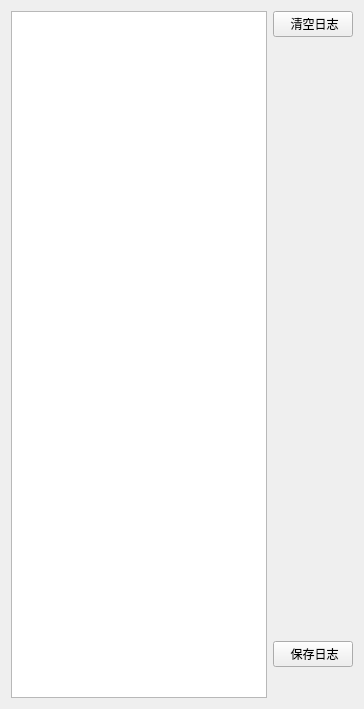
          <widget class="QWidget" name="tabMesDetail">
           <attribute name="title">
            <string>MES接口数据</string>
           </attribute>
           <layout class="QGridLayout" name="gridLayout_24">
            <item row="0" column="0" rowspan="4">
             <widget class="QTextBrowser" name="tbrMeslogs"/>
            </item>
            <item row="0" column="1">
             <widget class="QPushButton" name="btClearMesLogs">
              <property name="text">
               <string> 清空日志</string>
              </property>
             </widget>
            </item>
            <item row="1" column="1">
             <spacer name="verticalSpacer_13">
              <property name="orientation">
               <enum>Qt::Vertical</enum>
              </property>
              <property name="sizeHint" stdset="0">
               <size>
                <width>20</width>
                <height>598</height>
               </size>
              </property>
             </spacer>
            </item>
            <item row="2" column="1">
             <widget class="QPushButton" name="btSaveMesLogs">
              <property name="text">
               <string> 保存日志</string>
              </property>
             </widget>
            </item>
            <item row="3" column="1">
             <spacer name="verticalSpacer_23">
              <property name="orientation">
               <enum>Qt::Vertical</enum>
              </property>
              <property name="sizeHint" stdset="0">
               <size>
                <width>20</width>
                <height>31</height>
               </size>
              </property>
             </spacer>
            </item>
           </layout>
          </widget>
